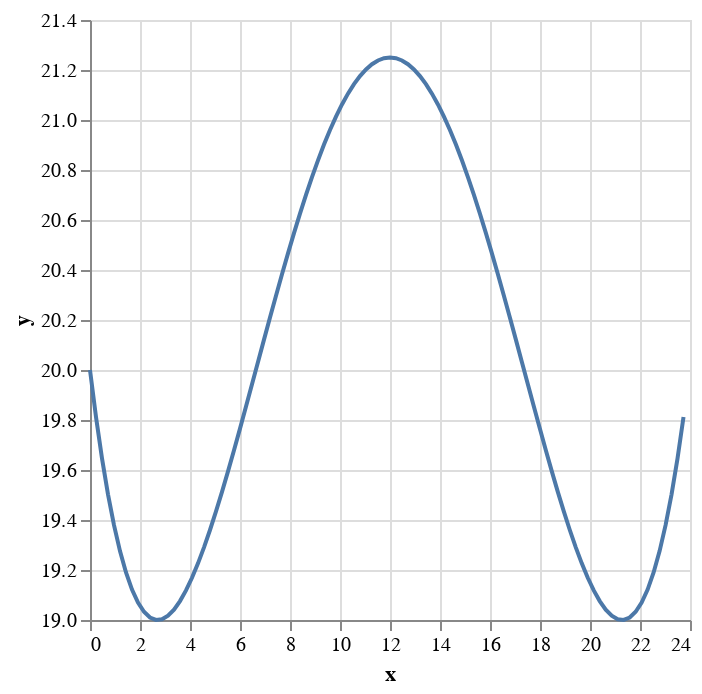

Notebook code cell kept with this figure:
### Code cell
time = np.arange(start=0., step=0.01, stop=1.)
data = pl.DataFrame({'t': time})
coords = temp_coords_5
bx, by = zip(*coords)

alt.Chart(data).mark_line().encode(
    x='x:Q',
    y=alt.Y('y:Q').scale(zero=False),
    order='t:Q'
).transform_calculate(
    x=general_bezier(alt.datum.t, bx),
    y=general_bezier(alt.datum.t, by)
)

### Figure 1 — Vega-Lite specification as saved in the notebook (floating-point values rounded to 4 significant figures)
{"config": {"view": {"continuousWidth": 300, "continuousHeight": 300}}, "data": {"name": "data-2d42f4785c209f7d47830b5d151473e0"}, "mark": {"type": "line"}, "encoding": {"order": {"field": "t", "type": "quantitative"}, "x": {"field": "x", "type": "quantitative"}, "y": {"field": "y", "scale": {"zero": false}, "type": "quantitative"}}, "transform": [{"calculate": "(((((0 + (((1 * pow((1 - datum.t),4)) * pow(datum.t,0)) * 0)) + (((4 * pow((1 - datum.t),3)) * pow(datum.t,1)) * 6)) + (((6 * pow((1 - datum.t),2)) * pow(datum.t,2)) * 12)) + (((4 * pow((1 - datum.t),1)) * pow(datum.t,3)) * 18)) + (((1 * pow((1 - datum.t),0)) * pow(datum.t,4)) * 23.98))", "as": "x"}, {"calculate": "(((((0 + (((1 * pow((1 - datum.t),4)) * pow(datum.t,0)) * 20)) + (((4 * pow((1 - datum.t),3)) * pow(datum.t,1)) * 15)) + (((6 * pow((1 - datum.t),2)) * pow(datum.t,2)) * 30)) + (((4 * pow((1 - datum.t),1)) * pow(datum.t,3)) * 15)) + (((1 * pow((1 - datum.t),0)) * pow(datum.t,4)) * 20))", "as": "y"}], "$schema": "https://vega.github.io/schema/vega-lite/v5.20.1.json", "datasets": {"data-2d42f4785c209f7d47830b5d151473e0": [{"t": 0.0}, {"t": 0.01}, {"t": 0.02}, {"t": 0.03}, {"t": 0.04}, {"t": 0.05}, {"t": 0.06}, {"t": 0.07}, {"t": 0.08}, {"t": 0.09}, {"t": 0.1}, {"t": 0.11}, {"t": 0.12}, {"t": 0.13}, {"t": 0.14}, {"t": 0.15}, {"t": 0.16}, {"t": 0.17}, {"t": 0.18}, {"t": 0.19}, {"t": 0.2}, {"t": 0.21}, {"t": 0.22}, {"t": 0.23}, {"t": 0.24}, {"t": 0.25}, {"t": 0.26}, {"t": 0.27}, {"t": 0.28}, {"t": 0.29}, {"t": 0.3}, {"t": 0.31}, {"t": 0.32}, {"t": 0.33}, {"t": 0.34}, {"t": 0.35}, {"t": 0.36}, {"t": 0.37}, {"t": 0.38}, {"t": 0.39}, {"t": 0.4}, {"t": 0.41}, {"t": 0.42}, {"t": 0.43}, {"t": 0.44}, {"t": 0.45}, {"t": 0.46}, {"t": 0.47}, {"t": 0.48}, {"t": 0.49}, {"t": 0.5}, {"t": 0.51}, {"t": 0.52}, {"t": 0.53}, {"t": 0.54}, {"t": 0.55}, {"t": 0.56}, {"t": 0.57}, {"t": 0.58}, {"t": 0.59}, {"t": 0.6}, {"t": 0.61}, {"t": 0.62}, {"t": 0.63}, {"t": 0.64}, {"t": 0.65}, {"t": 0.66}, {"t": 0.67}, {"t": 0.68}, {"t": 0.69}, {"t": 0.7}, {"t": 0.71}, {"t": 0.72}, {"t": 0.73}, {"t": 0.74}, {"t": 0.75}, {"t": 0.76}, {"t": 0.77}, {"t": 0.78}, {"t": 0.79}, {"t": 0.8}, {"t": 0.81}, {"t": 0.82}, {"t": 0.83}, {"t": 0.84}, {"t": 0.85}, {"t": 0.86}, {"t": 0.87}, {"t": 0.88}, {"t": 0.89}, {"t": 0.9}, {"t": 0.91}, {"t": 0.92}, {"t": 0.93}, {"t": 0.94}, {"t": 0.95}, {"t": 0.96}, {"t": 0.97}, {"t": 0.98}, {"t": 0.99}]}}
